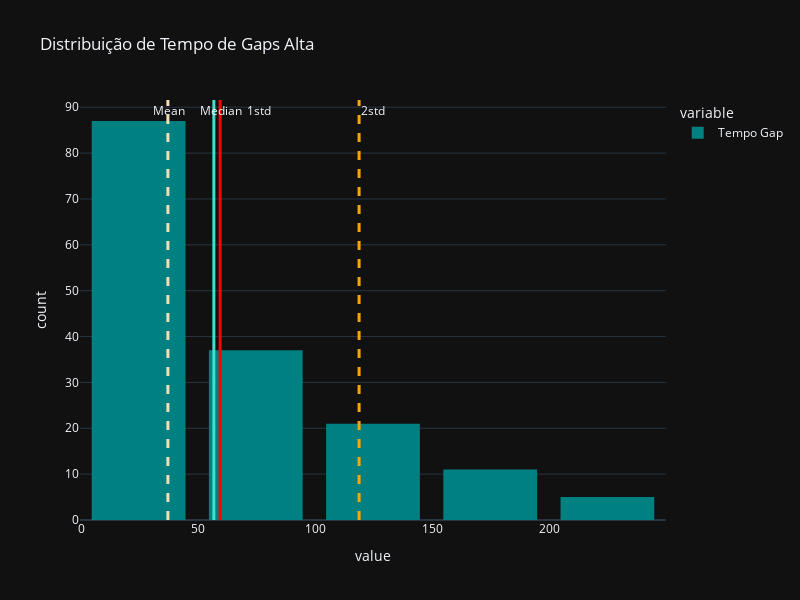

Notebook source saved alongside this figure:
### Code cell
df = pd.DataFrame(list(df_tamanho_gaps_alta['Tempo_Gap']), columns=['Tempo Gap'])
fig = px.histogram(df, nbins=10, color_discrete_sequence=['teal'], title="Distribuição de Tempo de Gaps Alta")

mean = df.mean()[0]
median = df.median()[0]
std = df.std()[0]
lower_std = - std
fig.add_vline(x=mean, line_width=3, line_dash="solid", line_color='turquoise', annotation_text='Mean', annotation_x= 30)
fig.add_vline(x=median, line_width=3, line_dash="dash", line_color="wheat",annotation_text='Median', annotation_x= 50)

fig.add_vline(x=std, line_width=3, line_dash="solid", line_color='red', annotation_text='1std', annotation_x= 70)
#fig.add_vline(x=lower_std, line_width=3, line_dash="solid", line_color='red', annotation_text='1std')

fig.add_vline(x=2*std, line_width=3, line_dash="dash", line_color='orange', annotation_text='2std')
#fig.add_vline(x=2*lower_std, line_width=3, line_dash="dash", line_color='orange', annotation_text='2std')

fig.update_layout(bargap=0.2, width=800, height=600)
fig.update_layout(template = 'plotly_dark')
#, annotation_x=0.8993)
fig.show()

### Figure 1 — Plotly figure (JSON) as saved in the notebook; plotly's stock layout.template omitted (floating-point values rounded to 4 significant figures; data arrays with more than 128 entries replaced by an {"elided": "..."} marker saying what was removed)
{"data": [{"alignmentgroup": "True", "bingroup": "x", "hovertemplate": "variable=Tempo Gap<br>value=%{x}<br>count=%{y}<extra></extra>", "legendgroup": "Tempo Gap", "marker": {"color": "teal", "pattern": {"shape": ""}}, "name": "Tempo Gap", "nbinsx": 10, "offsetgroup": "Tempo Gap", "orientation": "v", "showlegend": true, "type": "histogram", "x": {"elided": "161 int values"}, "xaxis": "x", "yaxis": "y"}], "layout": {"annotations": [{"showarrow": false, "text": "Mean", "x": 30, "xanchor": "left", "xref": "x", "y": 1, "yanchor": "top", "yref": "y domain"}, {"showarrow": false, "text": "Median", "x": 50, "xanchor": "left", "xref": "x", "y": 1, "yanchor": "top", "yref": "y domain"}, {"showarrow": false, "text": "1std", "x": 70, "xanchor": "left", "xref": "x", "y": 1, "yanchor": "top", "yref": "y domain"}, {"showarrow": false, "text": "2std", "x": 118.6, "xanchor": "left", "xref": "x", "y": 1, "yanchor": "top", "yref": "y domain"}], "bargap": 0.2, "barmode": "relative", "height": 600, "legend": {"title": {"text": "variable"}, "tracegroupgap": 0}, "shapes": [{"line": {"color": "turquoise", "dash": "solid", "width": 3}, "type": "line", "x0": 56.61, "x1": 56.61, "xref": "x", "y0": 0, "y1": 1, "yref": "y domain"}, {"line": {"color": "wheat", "dash": "dash", "width": 3}, "type": "line", "x0": 37, "x1": 37, "xref": "x", "y0": 0, "y1": 1, "yref": "y domain"}, {"line": {"color": "red", "dash": "solid", "width": 3}, "type": "line", "x0": 59.28, "x1": 59.28, "xref": "x", "y0": 0, "y1": 1, "yref": "y domain"}, {"line": {"color": "orange", "dash": "dash", "width": 3}, "type": "line", "x0": 118.6, "x1": 118.6, "xref": "x", "y0": 0, "y1": 1, "yref": "y domain"}], "title": {"text": "Distribuição de Tempo de Gaps Alta"}, "width": 800, "xaxis": {"anchor": "y", "domain": [0, 1], "title": {"text": "value"}}, "yaxis": {"anchor": "x", "domain": [0, 1], "title": {"text": "count"}}}}
